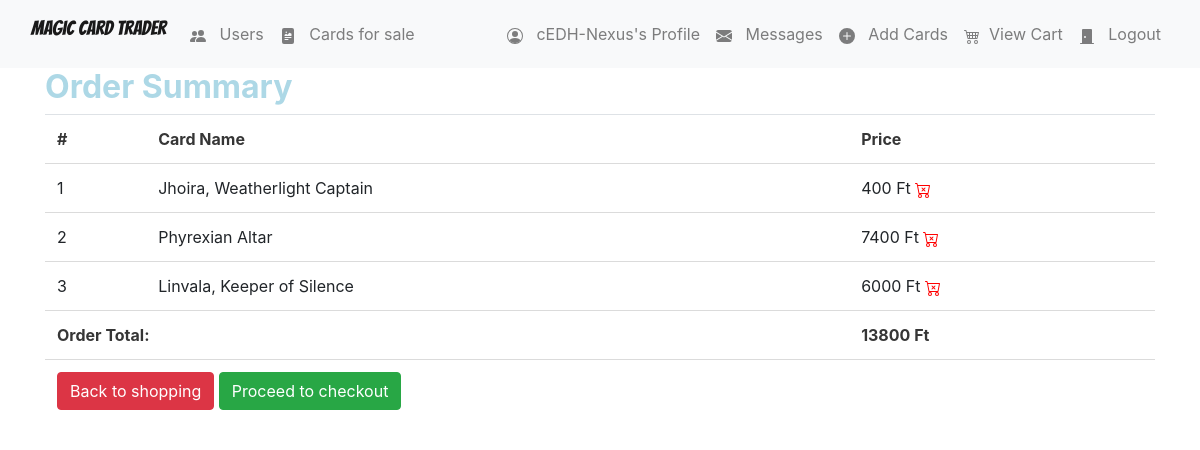
The page /order-summary/ (signed in) on the database as committed earlier.
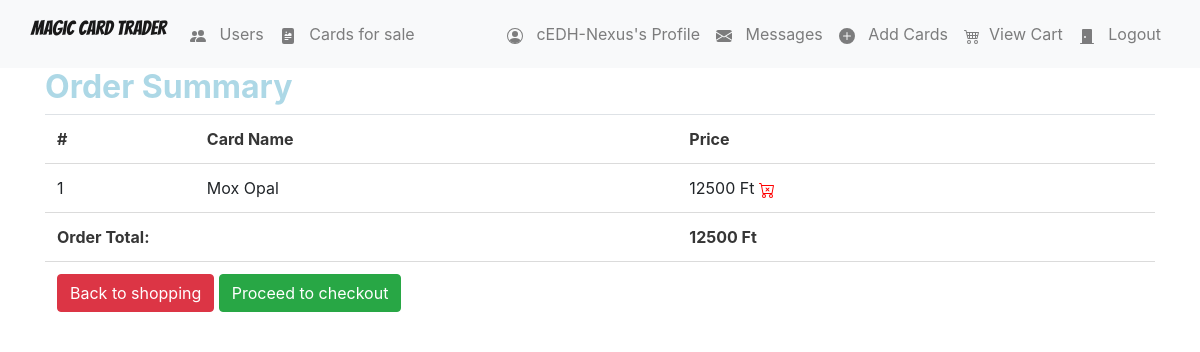
The same page on the database as committed later.
### shopping_cart/models.py (models this page shows, shortened)
class OrderItem(models.Model):
    card = models.OneToOneField(Card, on_delete=models.SET_NULL, null=True)
    is_ordered = models.BooleanField(default=False)
    date_added = models.DateTimeField(auto_now=True)
    date_ordered = models.DateTimeField(null=True)

class Order(models.Model):
    ref_code = models.CharField(max_length=15)
    owner = models.ForeignKey(Profile, on_delete=models.SET_NULL, null=True)
    is_ordered = models.BooleanField(default=False)
    items = models.ManyToManyField(OrderItem)
    date_ordered = models.DateTimeField(auto_now=True)
    address = models.ForeignKey(Address, on_delete=models.SET_NULL, blank=True, null=True)
    payment = models.ForeignKey('Payment', on_delete=models.SET_NULL, blank=True, null=True)
    def get_cart_total(self):
        return round(sum([item.card.price for item in self.items.all()]), 2)

### Magic/models.py (models this page shows, shortened)
class Card(models.Model):
    name = models.CharField(max_length = 150)
    set_name = models.CharField(max_length = 150)
    price = models.IntegerField()
    user = models.ForeignKey(User, on_delete=models.CASCADE)
    is_foil = models.BooleanField(default=False)
    is_ordered = models.BooleanField(default=False)
    image_url = models.TextField()

### shopping_cart/views.py (the view)
# urls.py: re_path(r'order-summary/', CartView.OrderSummaryView.as_view(), name="order_summary"),
class OrderSummaryView(LoginRequiredMixin, View):
    def get(self, *args, **kwargs):
        try:
            order = Order.objects.filter(owner=self.request.user.profile).last()
            context = {
                'order': order,
            }
            return render(self.request, 'shopping_cart/order_summary.html', context)
        except ObjectDoesNotExist:
            messages.error(self.request, "You do not have an active order!")
            return redirect('Magic:cards')

### direct_messages/models.py (called while the page is built)
    def get_messages(user):
        users = []
        messages = Message.objects.filter(user=user).values('to_user').annotate(last=Max('date')).order_by('-last')
        for message in messages:
            users.append({
                'user': User.objects.get(pk=message['to_user']),
                'unread': Message.objects.filter(user=user, to_user__pk=message['to_user'], is_read=False).count()
            })
        return users

### direct_messages/templatetags/messages_template_tags.py (called while the page is built)
@register.filter
def unread_message_counter(user):
    if user.is_authenticated:
        total_unread = 0
        messages = Message.get_messages(user=user)
        for message in messages:
            total_unread = total_unread + message['unread']
        return total_unread

### shopping_cart/templatetags/shopping_cart_template_tags.py (called while the page is built)
@register.filter
def cart_item_counter(user):
    if user.is_authenticated:
        qs = Order.objects.filter(is_ordered=False, owner=user.profile)
        if qs.exists():
            return qs[0].items.count()
    return 0

### shopping_cart/templates/shopping_cart/order_summary.html (shortened to what this page needs)
{% extends 'magic/base.html' %}
{% block body %}
  <div class="container">
    <div class="table-responsive text-nowrap">
      <h2 class="basic-text">Order Summary</h2>
      <table class="table is-hoverable">
          <tr>
            <th scope="col">#</th>
            <th scope="col">Card Name</th>
            <th scope="col">Price</th>
          </tr>
          {% for order_item in order.items.all %}
          <tr>
            <td>{{ forloop.counter }}</td>
            <td>{{ order_item.card.name }}</td>
            <td>
              {{ order_item.card.price }} Ft
              <a href="{% url 'Magic:delete_from_cart' order_item.id %}">
                <span class="glyphicon glyphicon-trash">
                </span>
              </a></td>
          </tr>
          {% endfor %}
          <tr>
            <td colspan="2"><strong>Order Total:</strong></td>
            <td><strong>{{ order.get_cart_total }} Ft</strong></td>
          </tr>
          {% if order.get_cart_total > 0 %}
            <tr>
              <td colspan="3">
                <a class="btn btn-danger" href="{% url 'Magic:cards' %}">Back to shopping</a>
                <a class="btn btn-success btn-checkout" href="{% url 'Magic:checkout' %}">Proceed to checkout</a>
              </td>
            </tr>
          {% endif %}
      </table>
    </div>
  </div>
{% endblock %}

Rows that differ between the two databases and show on the page:
no longer on this page (row unchanged): OrderItem: card.name "Jhoira, Weatherlight Captain", card.price "400"
no longer on this page (row unchanged): OrderItem: card.name "Phyrexian Altar", card.price "7400"
no longer on this page (row unchanged): OrderItem: card.name "Linvala, Keeper of Silence", card.price "6000"
no longer on this page (row unchanged): Order: get_cart_total "13800"
added OrderItem: card.name "Mox Opal", card.price "12500"
added Order: get_cart_total "12500"
